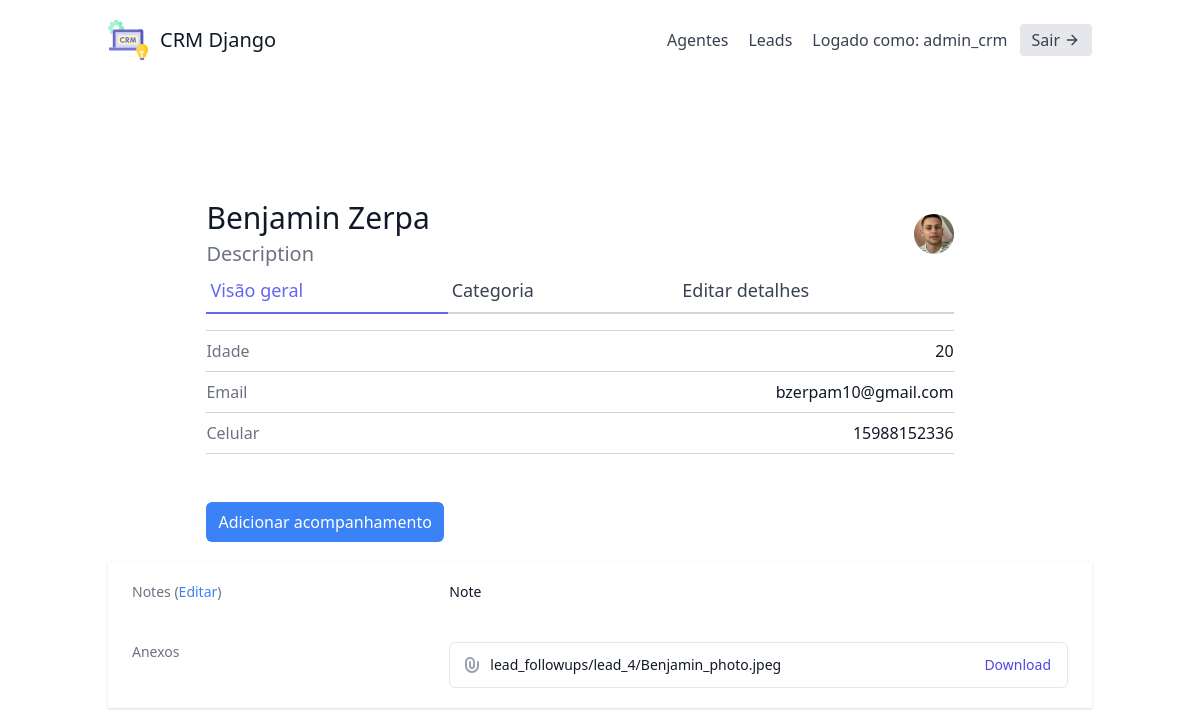
The app's page /leads/4/ (signed in) with its own data.
### leads/models.py (models this page shows, shortened)
class User(AbstractUser):
    is_organisor = models.BooleanField(default=True)
    is_agent = models.BooleanField(default=False)

class Lead(models.Model):
    first_name = models.CharField(max_length=20)
    last_name = models.CharField(max_length=20)
    age = models.IntegerField(default=0)
    organisation = models.ForeignKey(UserProfile, on_delete=models.CASCADE)
    agent = models.ForeignKey("Agent", null=True, blank=True, on_delete=models.SET_NULL)
    category = models.ForeignKey("Category", related_name="leads", null=True, blank=True, on_delete=models.SET_NULL)
    description = models.TextField()
    date_added = models.DateTimeField(auto_now_add=True)
    phone_number = models.CharField(max_length=20)
    email = models.EmailField()
    profile_picture = models.ImageField(null=True, blank=True, upload_to="profile_pictures/")
    converted_date = models.DateTimeField(null=True, blank=True)
    objects = LeadManager()

class FollowUp(models.Model):
    lead = models.ForeignKey(Lead, related_name="followups", on_delete=models.CASCADE)
    date_added = models.DateTimeField(auto_now_add=True)
    notes = models.TextField(blank=True, null=True)
    file = models.FileField(null=True, blank=True, upload_to=handle_upload_follow_ups)

### leads/views.py (the view)
# urls.py: path('<int:pk>/', LeadDetailView.as_view(), name='lead-detail'),
class LeadDetailView(LoginRequiredMixin, generic.DetailView):
    template_name = "leads/lead_detail.html"
    context_object_name = "lead"
    def get_queryset(self):
        user = self.request.user
        if user.is_organisor:
            queryset = Lead.objects.filter(organisation=user.userprofile)
        else:
            queryset = Lead.objects.filter(organisation=user.agent.organisation)
            queryset = queryset.filter(agent__user=user)
        return queryset

### leads/models.py (called while the page is built)
    def get_queryset(self):
        return super().get_queryset()

### leads/templates/leads/lead_detail.html (shortened to what this page needs)
{% extends "base.html" %}
{% block content %}
<section class="text-gray-700 body-font overflow-hidden">
    <div class="container px-5 py-24 mx-auto">
        <div class="lg:w-4/5 mx-auto flex flex-wrap">
            <div class="w-full lg:pr-10 lg:py-6 mb-6 lg:mb-0">
                <div class="w-full flex items-center justify-between space-x-6">
                    <div class="flex-1 truncate">
                        <div class="flex items-center space-x-3">
                            <h3 class="text-3xl text-gray-900 font-medium truncate">{{ lead.first_name }} {{ lead.last_name }}</h3>
                        </div>
                        <p class="mt-1 text-xl text-gray-500 truncate">{{ lead.description }}</p>
                    </div>
                    {% if lead.profile_picture %}
                    <img class="w-10 h-10 bg-gray-300 rounded-full flex-shrink-0" src="{{ lead.profile_picture.url }}" alt="">
                    {% endif %}
                </div>
                <div class="flex mb-4">
                    <a href="{% url 'leads:lead-detail' lead.pk %}" class="flex-grow text-indigo-500 border-b-2 border-indigo-500 py-2 text-lg px-1">
                        Visão geral
                    </a>
                    <a href="{% url 'leads:lead-category-update' lead.pk %}" class="flex-grow border-b-2 border-gray-300 py-2 text-lg px-1">
                        Categoria
                    </a>
                    <a href="{% url 'leads:lead-update' lead.pk %}" class="flex-grow border-b-2 border-gray-300 py-2 text-lg px-1">
                        Editar detalhes
                    </a>
                </div>
                <div class="flex border-t border-gray-300 py-2">
                    <span class="text-gray-500">Idade</span>
                    <span class="ml-auto text-gray-900">{{ lead.age }}</span>
                </div>
                <div class="flex border-t border-gray-300 py-2">
                    <span class="text-gray-500">Email</span>
                    <span class="ml-auto text-gray-900">{{ lead.email }}</span>
                </div>
                <div class="flex border-t border-b mb-6 border-gray-300 py-2">
                    <span class="text-gray-500">Celular</span>
                    <span class="ml-auto text-gray-900">{{ lead.phone_number }}</span>
                </div>
            </div>
        <a href="{% url 'leads:lead-followup-create' lead.pk %}" class="text-white bg-blue-500 hover:bg-blue-600 px-3 py-2 rounded-md">Adicionar acompanhamento</a>
        </div>
        {% for followup in lead.followups.all %}
            <div class="mt-5 shadow px-4 sm:px-6">
                <div class="py-4 sm:py-5 sm:grid sm:grid-cols-3 sm:gap-4">
                    <dt class="text-sm font-medium text-gray-500">
                    Notes (<a href="{% url 'leads:lead-followup-update' followup.pk %}" class="text-blue-500 hover:text-blue-700">Editar</a>)
                    </dt>
                    <dd class="mt-1 text-sm text-gray-900 sm:mt-0 sm:col-span-2">
                    {{ followup.notes }}
                    </dd>
                </div>
                {% if followup.file %}
                    <div class="py-4 sm:py-5 sm:grid sm:grid-cols-3 sm:gap-4">
                        <dt class="text-sm font-medium text-gray-500">
                        Anexos
                        </dt>
                        <dd class="mt-1 text-sm text-gray-900 sm:mt-0 sm:col-span-2">
                        <ul class="border border-gray-200 rounded-md divide-y divide-gray-200">
                            <li class="pl-3 pr-4 py-3 flex items-center justify-between text-sm">
                                <div class="w-0 flex-1 flex items-center">
                                    <span class="ml-2 flex-1 w-0 truncate">
                                    {{ followup.file.name }}
                                    </span>
                                </div>
                                <div class="ml-4 flex-shrink-0">
                                    <a href="{{ followup.file.url }}" download class="font-medium text-indigo-600 hover:text-indigo-500">
                                    Download
                                    </a>
                                </div>
                            </li>
                        </ul>
                        </dd>
                    </div>
                {% endif %}
            </div>
        {% endfor %}
    </div>
  </section>
{% endblock content %}

### templates/navbar.html (shortened to what this page needs)
<header class="text-gray-700 body-font">
    <div class="container mx-auto flex flex-wrap p-5 flex-col md:flex-row items-center">
      <a href="" class="flex title-font font-medium items-center text-gray-900 mb-4 md:mb-0">
        <span class="ml-3 text-xl">CRM Django</span>
      </a>
      <nav class="md:ml-auto flex flex-wrap items-center text-base justify-center">
        {% if not request.user.is_authenticated %}
          <a href="{% url 'signup' %}" class="mr-5 hover:text-gray-900">Criar uma conta</a>
        {% else %}
          {% if request.user.is_organisor %}
          <a href="{% url 'agents:agent-list' %}" class="mr-5 hover:text-gray-900">Agentes</a>
          {% endif %}
          <a href="{% url 'leads:lead-list' %}" class="mr-5 hover:text-gray-900">Leads</a>
        {% endif %}
      </nav>
      {% if request.user.is_authenticated %}
        Logado como: {{ request.user.username }}
        <a href="{% url 'logout' %}" class="ml-3 inline-flex items-center bg-gray-200 border-0 py-1 px-3 focus:outline-none hover:bg-gray-300 rounded text-base mt-4 md:mt-0">
          Sair
            <svg fill="none" stroke="currentColor" stroke-linecap="round" stroke-linejoin="round" stroke-width="2" class="w-4 h-4 ml-1" viewBox="0 0 24 24">
                <path d="M5 12h14M12 5l7 7-7 7"></path>
            </svg>
        </a>
      {% endif %}
    </div>
</header>

### records on screen
User: user.username "admin_crm"
Lead: first_name "Benjamin", last_name "Zerpa", description "Description", profile_picture (picture), age "20", email "bzerpam10@gmail.com", phone_number "15988152336"
FollowUp: notes "Note", file.name "lead_followups/lead_4/Benjamin_photo.jpeg"
